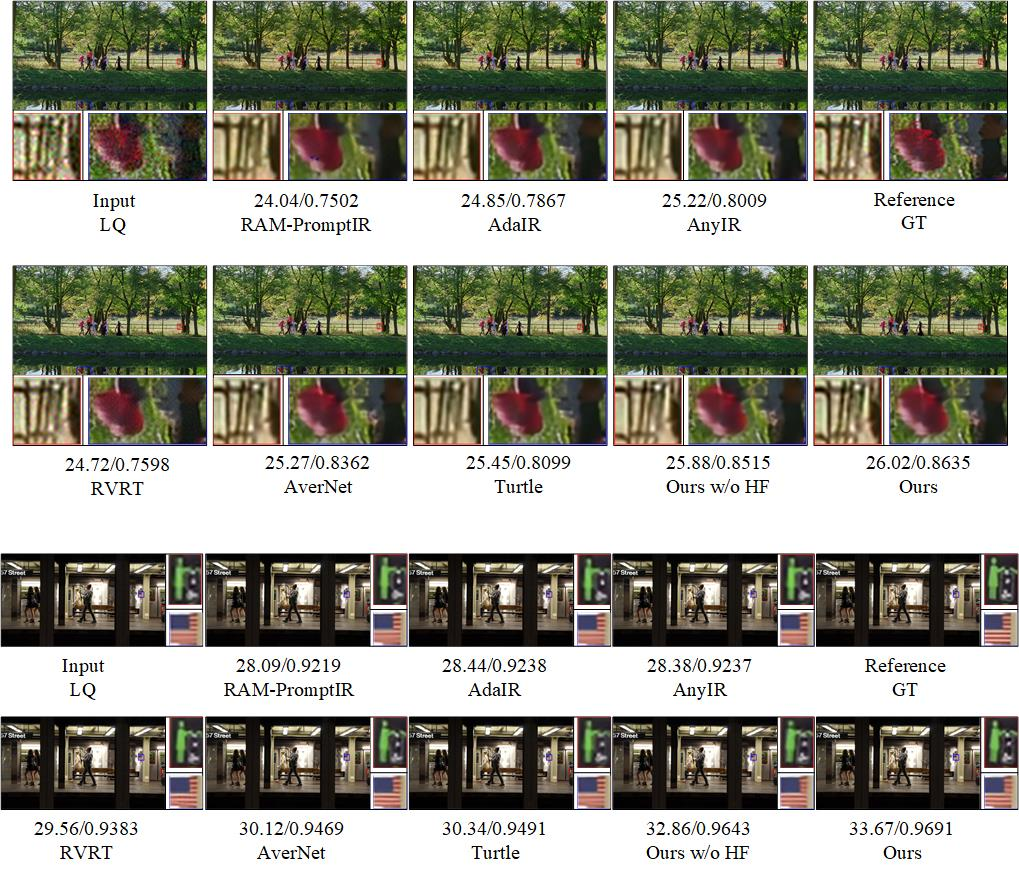
#> input picture Visualization/Davis&set-8.jpg, 1019 x 874 px
$ python synthesize_tud_dataset.py --input_dir ../../Visualization --output_dir out
#> lines starting #> are read from the running program, lines starting #| are printed output that depends on the picture
#> in synthesize, image is the input picture: shape (874, 1019, 3); mean B, G, R 134.6, 148, 147.8
"""Synthesize time-varying unknown degradations for paired video training."""

import argparse
import random
import tempfile
from pathlib import Path

import cv2
import numpy as np


IMAGE_EXTENSIONS = {
    '.bmp', '.jpeg', '.jpg', '.png', '.tif', '.tiff', '.webp'
}
DEGRADATIONS = (
    'gaussian_noise',
    'poisson_noise',
    'speckle_noise',
    'jpeg',
    'video_compression',
    'gaussian_blur',
    'resize',
)


def _video_compress(image, codecs):
    try:
        import av
    except ImportError as exc:
        raise ImportError(
            'PyAV is required for video-compression degradation. '
            'Install the `av` requirement or use --disable-video-compression.'
        ) from exc

    rgb = cv2.cvtColor(image, cv2.COLOR_BGR2RGB)
    temporary_path = None
    try:
        with tempfile.NamedTemporaryFile(suffix='.mp4', delete=False) as handle:
            temporary_path = Path(handle.name)
        codec = random.choice(codecs)
        with av.open(str(temporary_path), mode='w') as container:
            stream = container.add_stream(codec, rate=1)
            stream.width = image.shape[1]
            stream.height = image.shape[0]
            stream.pix_fmt = 'yuv420p'
            stream.bit_rate = random.randint(10_000, 100_000)
            frame = av.VideoFrame.from_ndarray(rgb, format='rgb24')
            for packet in stream.encode(frame):
                container.mux(packet)
            for packet in stream.encode():
                container.mux(packet)

        with av.open(str(temporary_path), mode='r') as container:
            decoded = next(container.decode(video=0)).to_ndarray(
                format='bgr24'
            )
        return decoded
    finally:
        if temporary_path is not None:
            temporary_path.unlink(missing_ok=True)


def _apply_degradation(image, name, codecs):
#> called with name = 'speckle_noise', codecs = ('libx264', 'mpeg4')
    image_float = image.astype(np.float32) / 255.0
    if name == 'gaussian_noise':
        sigma = random.uniform(10, 15) / 255.0
        image_float += np.random.normal(0, sigma, image_float.shape)
    elif name == 'poisson_noise':
        peak = 10 ** random.uniform(2, 4)
        image_float = np.random.poisson(image_float * peak) / peak
    elif name == 'speckle_noise':
        sigma = random.uniform(10, 15) / 255.0
        image_float += image_float * np.random.normal(
            0,
            sigma,
            image_float.shape,
        )
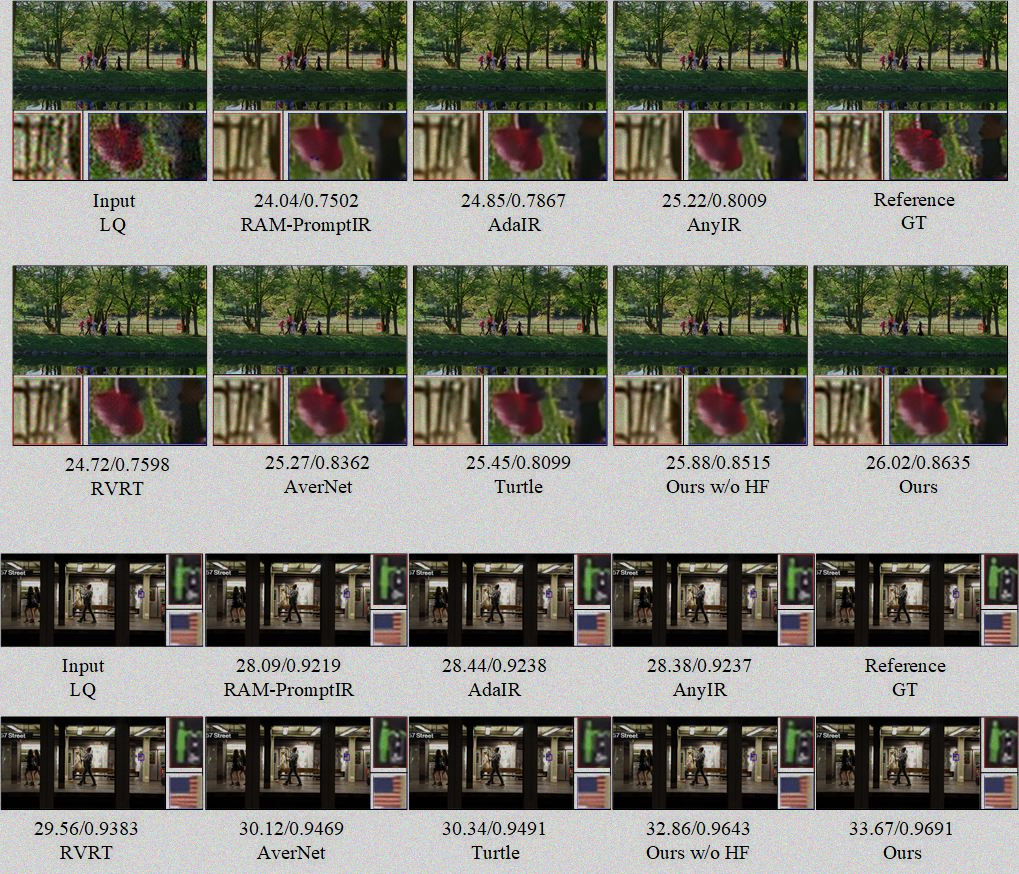
#> image_float: shape (874, 1019, 3) float32; mean B, G, R 0.528, 0.58, 0.579; drawn with min black and max white
    elif name == 'jpeg':
        quality = random.choice((20, 30, 40))
        success, encoded = cv2.imencode(
            '.jpg',
            image,
            [cv2.IMWRITE_JPEG_QUALITY, quality],
        )
        if not success:
            raise RuntimeError('OpenCV JPEG encoding failed.')
        return cv2.imdecode(encoded, cv2.IMREAD_COLOR)
    elif name == 'video_compression':
        return _video_compress(image, codecs)
    elif name == 'gaussian_blur':
        kernel = random.choice((3, 5, 7))
        sigma_x = random.uniform(0.2, 3.0)
        sigma_y = random.uniform(0.2, 3.0)
        return cv2.GaussianBlur(
            image,
            (kernel, kernel),
            sigmaX=sigma_x,
            sigmaY=sigma_y,
        )
    elif name == 'resize':
        height, width = image.shape[:2]
        resize_type = random.choices(
            ('up', 'down', 'keep'),
            weights=(0.3, 0.4, 0.3),
        )[0]
        if resize_type == 'up':
            factor = random.uniform(1.0, 2.0)
        elif resize_type == 'down':
            factor = random.uniform(0.5, 1.0)
        else:
            factor = 1.0
        interpolation = random.choice(
            (cv2.INTER_AREA, cv2.INTER_LINEAR, cv2.INTER_CUBIC)
        )
        resized = cv2.resize(
            image,
            None,
            fx=factor,
            fy=factor,
            interpolation=interpolation,
        )
        return cv2.resize(
            resized,
            (width, height),
            interpolation=cv2.INTER_CUBIC,
        )
    else:
        raise ValueError(f'Unknown degradation: {name}')
    return np.clip(image_float * 255.0, 0, 255).round().astype(np.uint8)


def _sequence_folders(input_root):
    folders = sorted(path for path in input_root.iterdir() if path.is_dir())
    return folders or [input_root]


def synthesize(
    input_root,
    output_root,
    continuous_frames=6,
    skip_probability=0.55,
    seed=0,
    enable_video_compression=True,
    codecs=('libx264', 'mpeg4'),
):
    """Generate LQ sequences while preserving folder and frame names."""
    if continuous_frames < 1:
        raise ValueError('continuous_frames must be positive.')
    if not 0 <= skip_probability <= 1:
        raise ValueError('skip_probability must be in [0, 1].')
    random.seed(seed)
    np.random.seed(seed)
    input_root = Path(input_root)
    output_root = Path(output_root)
    output_root.mkdir(parents=True, exist_ok=True)

    candidates = list(DEGRADATIONS)
    if not enable_video_compression:
        candidates.remove('video_compression')

    total_frames = 0
    for input_folder in _sequence_folders(input_root):
        relative = (
            Path()
            if input_folder == input_root
            else input_folder.relative_to(input_root)
        )
        output_folder = output_root / relative
        output_folder.mkdir(parents=True, exist_ok=True)
        frame_paths = sorted(
            path
            for path in input_folder.iterdir()
            if path.is_file() and path.suffix.lower() in IMAGE_EXTENSIONS
        )
        print(f'Processing {input_folder} ({len(frame_paths)} frames)')
        active = []
        for frame_index, frame_path in enumerate(frame_paths):
            if frame_index % continuous_frames == 0:
                shuffled = list(candidates)
                random.shuffle(shuffled)
                active = [
                    name
                    for name in shuffled
                    if random.random() > skip_probability
                ]
            image = cv2.imread(str(frame_path), cv2.IMREAD_COLOR)
            if image is None:
                raise FileNotFoundError(f'Cannot decode {frame_path}.')
            for degradation in active:
                image = _apply_degradation(image, degradation, codecs)
            destination = output_folder / frame_path.name
            if not cv2.imwrite(str(destination), image):
                raise RuntimeError(f'Cannot write {destination}.')
            total_frames += 1
    print(f'Wrote {total_frames} degraded frames to {output_root}.')


def main():
    parser = argparse.ArgumentParser(
        description='Synthesize time-varying unknown video degradations.'
    )
    parser.add_argument('--input-dir', '--input_dir', required=True)
    parser.add_argument('--output-dir', '--output_dir', required=True)
    parser.add_argument('--continuous-frames', '--continuous_frames', type=int, default=6)
    parser.add_argument('--skip-probability', '--prob', type=float, default=0.55)
    parser.add_argument('--seed', type=int, default=0)
    parser.add_argument(
        '--disable-video-compression',
        action='store_true',
    )
    parser.add_argument(
        '--video-codecs',
        default='libx264,mpeg4',
        help='Comma-separated PyAV encoder names.',
    )
    args = parser.parse_args()
    codecs = tuple(
        value.strip()
        for value in args.video_codecs.split(',')
        if value.strip()
    )
    synthesize(
        input_root=args.input_dir,
        output_root=args.output_dir,
        continuous_frames=args.continuous_frames,
        skip_probability=args.skip_probability,
        seed=args.seed,
        enable_video_compression=not args.disable_video_compression,
        codecs=codecs,
    )


if __name__ == '__main__':
    main()

$ run again, on Visualization/github.png
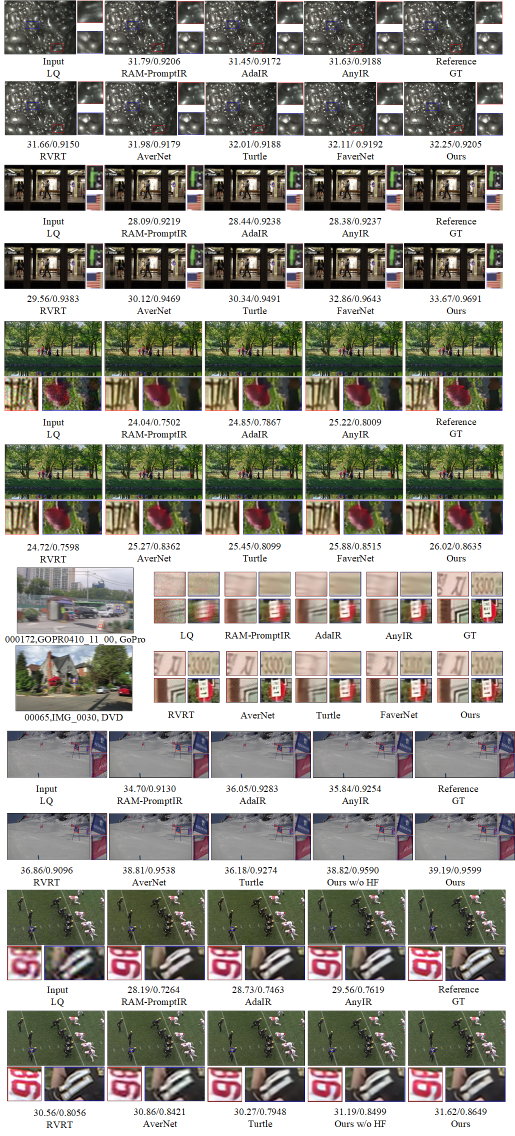
#> input picture Visualization/github.png, 1030 x 2271 px (shown at 1/2 size)
#> in synthesize, image is the input picture: shape (2271, 1030, 3); mean B, G, R 146.7, 154.5, 156.8
#> in _apply_degradation, `image_float += image_float * np.random.normal( 0, sigma, image_float.s..`:
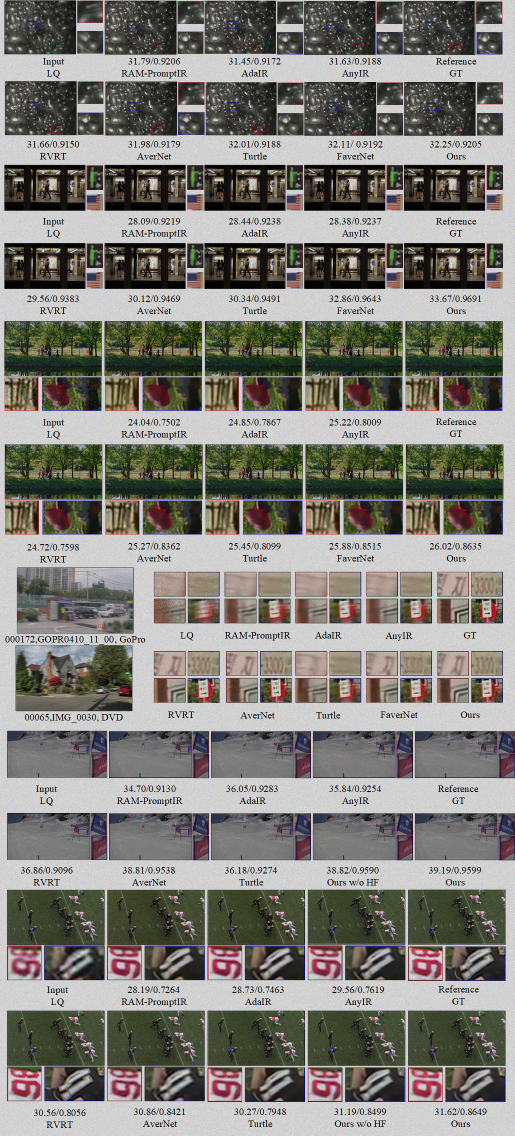
#> image_float: shape (2271, 1030, 3) float32 (shown at 1/2 size); mean B, G, R 0.576, 0.606, 0.615; drawn with min black and max white

$ run again, on Visualization/weather_restoration_comparison.png
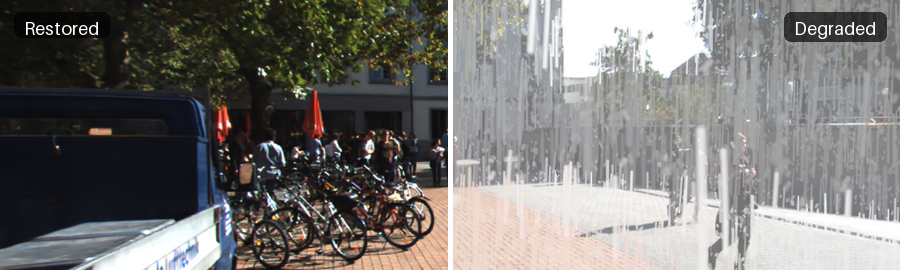
#> input picture Visualization/weather_restoration_comparison.png, 900 x 270 px
#> in synthesize, image is the input picture: shape (270, 900, 3); mean B, G, R 116.7, 118.9, 120.7
#> in _apply_degradation, `image_float += image_float * np.random.normal( 0, sigma, image_float.s..`:
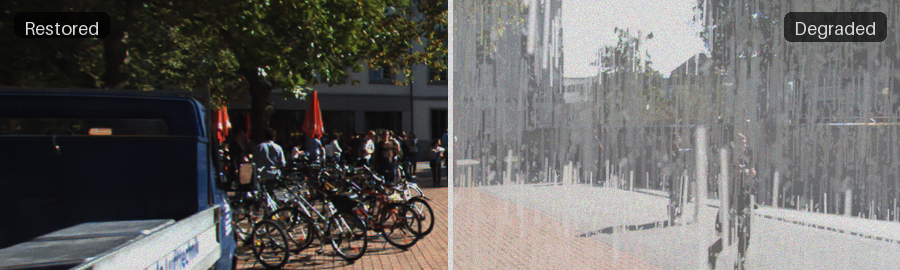
#> image_float: shape (270, 900, 3) float32; mean B, G, R 0.458, 0.466, 0.473; drawn with min black and max white
#> in synthesize, `if not cv2.imwrite(str(destination), image):`:
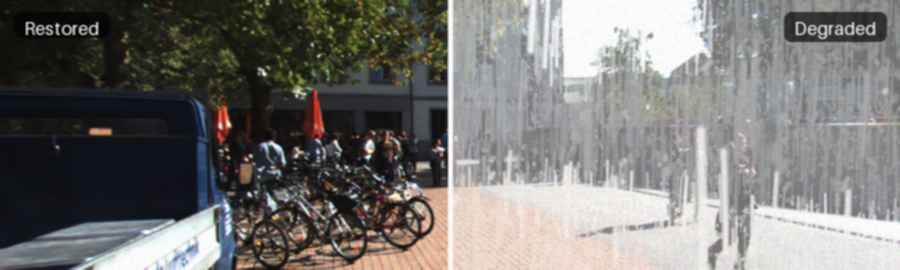
#> saved as weather_restoration_comparison.png: shape (270, 900, 3); mean B, G, R 116.4, 118.7, 120.3
